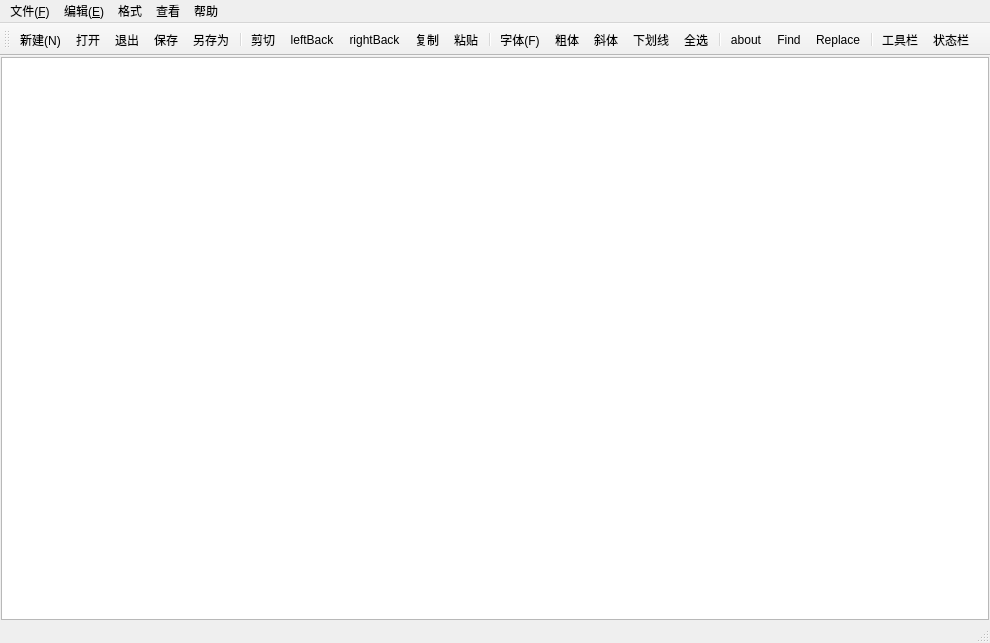
<?xml version="1.0" encoding="UTF-8"?>
<ui version="4.0">
 <class>MainWindow</class>
 <widget class="QMainWindow" name="MainWindow">
  <property name="geometry">
   <rect>
    <x>0</x>
    <y>0</y>
    <width>990</width>
    <height>643</height>
   </rect>
  </property>
  <property name="windowTitle">
   <string>MainWindow</string>
  </property>
  <widget class="QWidget" name="centralwidget">
   <layout class="QHBoxLayout" name="horizontalLayout">
    <property name="spacing">
     <number>0</number>
    </property>
    <property name="leftMargin">
     <number>1</number>
    </property>
    <property name="topMargin">
     <number>1</number>
    </property>
    <property name="rightMargin">
     <number>1</number>
    </property>
    <property name="bottomMargin">
     <number>1</number>
    </property>
    <item>
     <widget class="QPlainTextEdit" name="TextEdit"/>
    </item>
   </layout>
  </widget>
  <widget class="QMenuBar" name="menubar">
   <property name="geometry">
    <rect>
     <x>0</x>
     <y>0</y>
     <width>990</width>
     <height>24</height>
    </rect>
   </property>
   <widget class="QMenu" name="menu">
    <property name="title">
     <string>文件(&amp;F)</string>
    </property>
    <addaction name="actionNew"/>
    <addaction name="actionOpen"/>
    <addaction name="actionExit"/>
    <addaction name="actionSave"/>
    <addaction name="actionSaveAs"/>
   </widget>
   <widget class="QMenu" name="menu_E">
    <property name="title">
     <string>编辑(&amp;E)</string>
    </property>
   </widget>
   <widget class="QMenu" name="menu_2">
    <property name="title">
     <string>格式</string>
    </property>
    <addaction name="actionFontColor"/>
    <addaction name="actionFontBackgroundColor"/>
    <addaction name="actionBackgroundColor"/>
    <addaction name="actionLineWrap"/>
   </widget>
   <widget class="QMenu" name="menu_3">
    <property name="title">
     <string>查看</string>
    </property>
    <addaction name="actionShowToolbar"/>
    <addaction name="actionStatusbar"/>
   </widget>
   <widget class="QMenu" name="menu_4">
    <property name="title">
     <string>帮助</string>
    </property>
   </widget>
   <addaction name="menu"/>
   <addaction name="menu_E"/>
   <addaction name="menu_2"/>
   <addaction name="menu_3"/>
   <addaction name="menu_4"/>
  </widget>
  <widget class="QStatusBar" name="statusbar"/>
  <widget class="QToolBar" name="toolBar">
   <property name="windowTitle">
    <string>toolBar</string>
   </property>
   <attribute name="toolBarArea">
    <enum>TopToolBarArea</enum>
   </attribute>
   <attribute name="toolBarBreak">
    <bool>false</bool>
   </attribute>
   <addaction name="actionNew"/>
   <addaction name="actionOpen"/>
   <addaction name="actionExit"/>
   <addaction name="actionSave"/>
   <addaction name="actionSaveAs"/>
   <addaction name="separator"/>
   <addaction name="actionCut"/>
   <addaction name="actionleftBack"/>
   <addaction name="actionrightBack"/>
   <addaction name="actionCopy"/>
   <addaction name="actionPaste"/>
   <addaction name="separator"/>
   <addaction name="actionFont"/>
   <addaction name="actionBo"/>
   <addaction name="actiontltalic"/>
   <addaction name="actionUnder"/>
   <addaction name="actionSelectAll"/>
   <addaction name="separator"/>
   <addaction name="actionAbout"/>
   <addaction name="actionFind"/>
   <addaction name="actionReplace"/>
   <addaction name="separator"/>
   <addaction name="actionShowToolbar"/>
   <addaction name="actionStatusbar"/>
  </widget>
  <action name="actionNew">
   <property name="icon">
    <iconset resource="sources.qrc">
     <normaloff>:/style/new2.bmp</normaloff>:/style/new2.bmp</iconset>
   </property>
   <property name="text">
    <string>新建(&amp;N)</string>
   </property>
   <property name="shortcut">
    <string>Ctrl+N</string>
   </property>
   <property name="menuRole">
    <enum>QAction::MenuRole::NoRole</enum>
   </property>
  </action>
  <action name="actionOpen">
   <property name="icon">
    <iconset resource="sources.qrc">
     <normaloff>:/style/open3.bmp</normaloff>:/style/open3.bmp</iconset>
   </property>
   <property name="text">
    <string> 打开</string>
   </property>
   <property name="toolTip">
    <string>open</string>
   </property>
   <property name="menuRole">
    <enum>QAction::MenuRole::NoRole</enum>
   </property>
  </action>
  <action name="actionExit">
   <property name="icon">
    <iconset resource="sources.qrc">
     <normaloff>:/style/exit.bmp</normaloff>:/style/exit.bmp</iconset>
   </property>
   <property name="text">
    <string>退出</string>
   </property>
   <property name="menuRole">
    <enum>QAction::MenuRole::NoRole</enum>
   </property>
  </action>
  <action name="actionCut">
   <property name="icon">
    <iconset resource="sources.qrc">
     <normaloff>:/style/cut.bmp</normaloff>:/style/cut.bmp</iconset>
   </property>
   <property name="text">
    <string>剪切</string>
   </property>
   <property name="toolTip">
    <string>剪切</string>
   </property>
   <property name="menuRole">
    <enum>QAction::MenuRole::NoRole</enum>
   </property>
  </action>
  <action name="actionCopy">
   <property name="icon">
    <iconset resource="sources.qrc">
     <normaloff>:/style/120.bmp</normaloff>:/style/120.bmp</iconset>
   </property>
   <property name="text">
    <string>复制</string>
   </property>
   <property name="toolTip">
    <string>复制</string>
   </property>
   <property name="menuRole">
    <enum>QAction::MenuRole::NoRole</enum>
   </property>
  </action>
  <action name="actionPaste">
   <property name="icon">
    <iconset resource="sources.qrc">
     <normaloff>:/style/paste.bmp</normaloff>:/style/paste.bmp</iconset>
   </property>
   <property name="text">
    <string>粘贴</string>
   </property>
   <property name="menuRole">
    <enum>QAction::MenuRole::NoRole</enum>
   </property>
  </action>
  <action name="actionBo">
   <property name="icon">
    <iconset resource="sources.qrc">
     <normaloff>:/style/BLD.BMP</normaloff>:/style/BLD.BMP</iconset>
   </property>
   <property name="text">
    <string>粗体</string>
   </property>
   <property name="menuRole">
    <enum>QAction::MenuRole::NoRole</enum>
   </property>
  </action>
  <action name="actiontltalic">
   <property name="icon">
    <iconset resource="sources.qrc">
     <normaloff>:/style/ITL.BMP</normaloff>:/style/ITL.BMP</iconset>
   </property>
   <property name="text">
    <string>斜体</string>
   </property>
   <property name="menuRole">
    <enum>QAction::MenuRole::NoRole</enum>
   </property>
  </action>
  <action name="actionUnder">
   <property name="icon">
    <iconset resource="sources.qrc">
     <normaloff>:/style/DBLUNDR.BMP</normaloff>:/style/DBLUNDR.BMP</iconset>
   </property>
   <property name="text">
    <string>下划线</string>
   </property>
   <property name="menuRole">
    <enum>QAction::MenuRole::NoRole</enum>
   </property>
  </action>
  <action name="actionAbout">
   <property name="icon">
    <iconset resource="sources.qrc">
     <normaloff>:/style/430.bmp</normaloff>:/style/430.bmp</iconset>
   </property>
   <property name="text">
    <string>about</string>
   </property>
   <property name="menuRole">
    <enum>QAction::MenuRole::NoRole</enum>
   </property>
  </action>
  <action name="actionleftBack">
   <property name="icon">
    <iconset resource="sources.qrc">
     <normaloff>:/style/Rotate-Left-Dash-1--Streamline-Core.png</normaloff>:/style/Rotate-Left-Dash-1--Streamline-Core.png</iconset>
   </property>
   <property name="text">
    <string>leftBack</string>
   </property>
   <property name="toolTip">
    <string>左退回</string>
   </property>
   <property name="menuRole">
    <enum>QAction::MenuRole::NoRole</enum>
   </property>
  </action>
  <action name="actionrightBack">
   <property name="icon">
    <iconset resource="sources.qrc">
     <normaloff>:/style/Rotate-Right-Dash-1--Streamline-Core.png</normaloff>:/style/Rotate-Right-Dash-1--Streamline-Core.png</iconset>
   </property>
   <property name="text">
    <string>rightBack</string>
   </property>
   <property name="toolTip">
    <string>右退回</string>
   </property>
   <property name="menuRole">
    <enum>QAction::MenuRole::NoRole</enum>
   </property>
  </action>
  <action name="actionSaveAs">
   <property name="icon">
    <iconset resource="sources.qrc">
     <normaloff>:/style/Auto-Save-Backup--Streamline-Core.png</normaloff>:/style/Auto-Save-Backup--Streamline-Core.png</iconset>
   </property>
   <property name="text">
    <string>另存为</string>
   </property>
   <property name="menuRole">
    <enum>QAction::MenuRole::NoRole</enum>
   </property>
  </action>
  <action name="actionSave">
   <property name="icon">
    <iconset resource="sources.qrc">
     <normaloff>:/style/Align-Object-Bottom--Streamline-Core.png</normaloff>:/style/Align-Object-Bottom--Streamline-Core.png</iconset>
   </property>
   <property name="text">
    <string>保存</string>
   </property>
   <property name="toolTip">
    <string>保存</string>
   </property>
   <property name="menuRole">
    <enum>QAction::MenuRole::NoRole</enum>
   </property>
  </action>
  <action name="actionFind">
   <property name="icon">
    <iconset resource="sources.qrc">
     <normaloff>:/style/find.jpg</normaloff>:/style/find.jpg</iconset>
   </property>
   <property name="text">
    <string>Find</string>
   </property>
   <property name="menuRole">
    <enum>QAction::MenuRole::NoRole</enum>
   </property>
  </action>
  <action name="actionReplace">
   <property name="icon">
    <iconset resource="sources.qrc">
     <normaloff>:/style/replace.jpg</normaloff>:/style/replace.jpg</iconset>
   </property>
   <property name="text">
    <string>Replace</string>
   </property>
   <property name="menuRole">
    <enum>QAction::MenuRole::NoRole</enum>
   </property>
  </action>
  <action name="actionFontColor">
   <property name="text">
    <string>字体颜色</string>
   </property>
  </action>
  <action name="actionFontBackgroundColor">
   <property name="text">
    <string>字体背景颜色</string>
   </property>
  </action>
  <action name="actionBackgroundColor">
   <property name="text">
    <string>背景颜色</string>
   </property>
  </action>
  <action name="actionFont">
   <property name="icon">
    <iconset resource="sources.qrc">
     <normaloff>:/style/font.jpg</normaloff>:/style/font.jpg</iconset>
   </property>
   <property name="text">
    <string>字体(&amp;F)</string>
   </property>
   <property name="shortcut">
    <string>Ctrl+F</string>
   </property>
   <property name="menuRole">
    <enum>QAction::MenuRole::NoRole</enum>
   </property>
  </action>
  <action name="actionLineWrap">
   <property name="text">
    <string>换行</string>
   </property>
  </action>
  <action name="actionShowToolbar">
   <property name="icon">
    <iconset resource="sources.qrc">
     <normaloff>:/style/tool.jpg</normaloff>:/style/tool.jpg</iconset>
   </property>
   <property name="text">
    <string>工具栏</string>
   </property>
  </action>
  <action name="actionStatusbar">
   <property name="icon">
    <iconset resource="sources.qrc">
     <normaloff>:/style/status.jpg</normaloff>:/style/status.jpg</iconset>
   </property>
   <property name="text">
    <string>状态栏</string>
   </property>
  </action>
  <action name="actionSelectAll">
   <property name="icon">
    <iconset resource="sources.qrc">
     <normaloff>:/style/selectAll.jpg</normaloff>:/style/selectAll.jpg</iconset>
   </property>
   <property name="text">
    <string>全选</string>
   </property>
   <property name="menuRole">
    <enum>QAction::MenuRole::NoRole</enum>
   </property>
  </action>
 </widget>
 <resources>
  <include location="sources.qrc"/>
 </resources>
 <connections/>
</ui>
